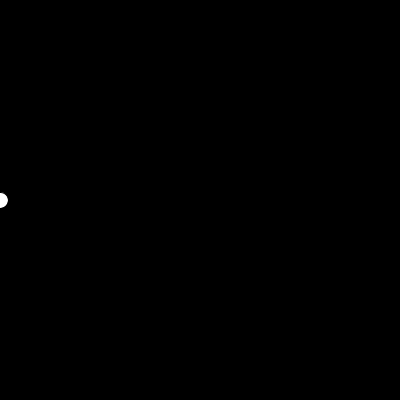
Frame 1 (no input)
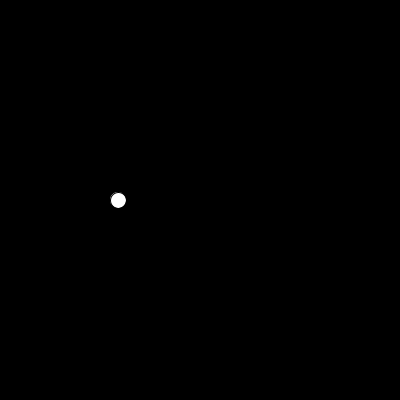
Frame 60 (the mouse pressed at the canvas centre just before this capture)
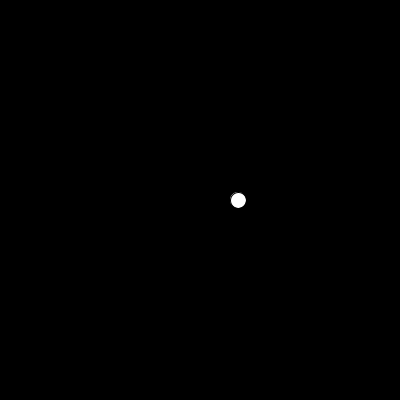
Frame 120 (the mouse held since frame 60 and released just before this capture)

The Processing sketch that drew these frames (run headless with seeded random() and noise(); from frame 60 on, the mouse is pressed at the canvas centre):

// Processing sketch: bounce
// ── bounce.pde
float x = 0;
float speed = 2;

void setup() {
  size(400,400); 
}

void draw() {
  background(0);
  ellipse(x,200,16,16);
  
  x = x + speed;
  
  if (x > width || x < 0) {
    speed = speed * -1;
  }
  
}
